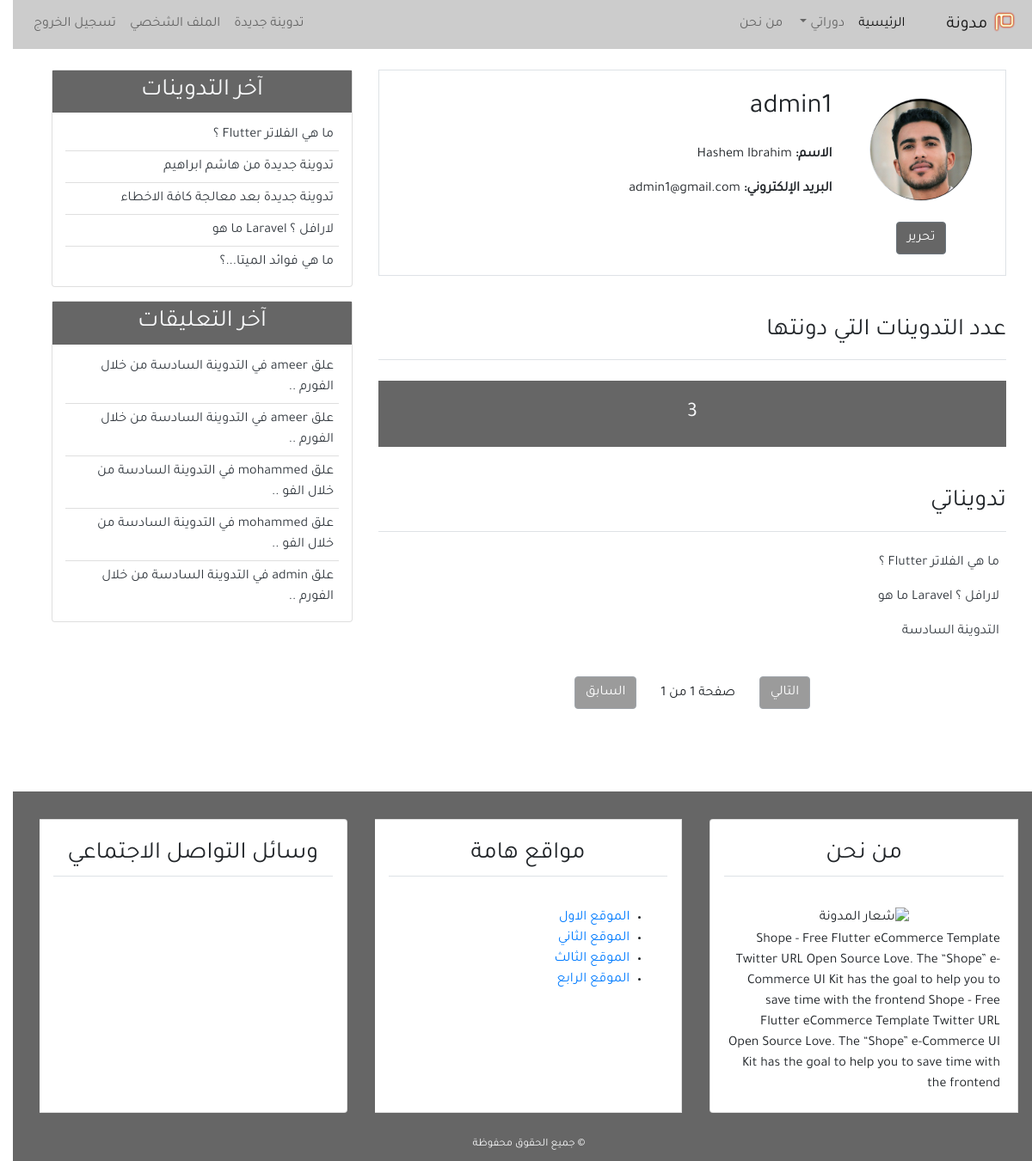
Page /profile/ (signed in) on the committed database.
### app_user/models.py (models this page shows, shortened)
class Profile(models.Model):
    image = models.ImageField(default='default.jpg', upload_to='profile_pics')
    user = models.OneToOneField(User, on_delete=models.CASCADE)

### app_blog/models.py (models this page shows, shortened)
class Post(models.Model):
    title = models.CharField(max_length=100)
    content = models.TextField()
    post_date = models.DateTimeField(default=timezone.now)
    post_update = models.DateTimeField(auto_now=True)
    author = models.ForeignKey(User, on_delete=models.CASCADE)
    class Meta:
        ordering = ('-post_date', )

class Comment(models.Model):
    name = models.CharField(max_length=50, verbose_name='الاسم')
    email = models.EmailField(verbose_name='البريد الإلكتروني')
    body = models.TextField(verbose_name='التعليق')
    comment_date = models.DateTimeField(auto_now_add=True)
    active = models.BooleanField(default=False)
    post = models.ForeignKey(
        Post, on_delete=models.CASCADE, related_name='comments')
    class Meta:
        ordering = ('-comment_date', )

### app_user/views.py (the view)
# urls.py: path('profile/', views.profile, name='profile'),
@login_required(login_url='login')
def profile(request):
    posts = Post.objects.filter(author=request.user)
    post_list = Post.objects.filter(author=request.user)
    paginator = Paginator(posts, 5)
    page = request.GET.get('post_list')
    try:
        post_list = paginator.page(page)
    except PageNotAnInteger:
        post_list = paginator.page(1)
    except EmptyPage:
        post_list = paginator.page(paginator.num_page)
    return render(request, 'app_user/profile.html', {
        'title': 'الملف الشخصي',
        'posts': posts,
        'page': page,
        'post_list': post_list,
    })

### app_blog/templatetags/post_tag.py (called while the page is built)
@register.inclusion_tag('app_blog/latest_posts.html')
def latest_posts():
    context = {
        'l_posts': Post.objects.all()[0:5],
    }
    return context

@register.inclusion_tag('app_blog/latest_comments.html')
def latest_comments():
    context = {
        'l_comments': Comment.objects.filter(active=True)[:5],
    }
    return context

### app_user/templates/app_user/profile.html (shortened to what this page needs)
{%extends 'app_blog/base.html'%} {%block content%}
<div class="border p-4 mb-5">
  <div class="row">
    <div class="col-md-3 text-center">
      <img
        class="img-fluid rounded-circle border m-2"
        style="width: 120px; height: 120px"
        src="{{user.profile.image.url}}"
        alt="{{user.username}}"
      />
      <div class="mt-3">
        <a class="btn btn-secondary bg-secondary" href="{% url 'profile_update' %}"
          > تحرير</a
        >
      </div>
    </div>
    <div class="col-md-9">
      <h2 class="mb-4">{{user.username}}</h2>
      <p class="font-weight-bold">
        الاسم:
        <span class="font-weight-normal"
          >{{user.first_name}} {{user.last_name}}</span
        >
      </p>
      <p class="font-weight-bold">
        البريد الإلكتروني:
        <span class="font-weight-normal">{{user.email}}</span>
      </p>
    </div>
  </div>
</div>
<div class="row mb-5">
  <div class="col-md">
    <h3 class="border-bottom pb-3 mb-4">عدد التدوينات التي دونتها</h3>
    <h4 class="bg-secondary text-center p-4 text-light">{{posts.count}}</h4>
    <h3 class="border-bottom mb-4 pb-3 mt-5">تدويناتي</h3>
    {% for post in post_list %}
    <ul class="pr-2">
      <a class="text-dark" href="{% url 'detail' post.id %}">{{post.title}}</a>
    </ul>
    {% empty %}
    <h4 class="text-center mb-5">لا يوجد تدوينات</h4>
    {% endfor %} {% include 'app_blog/pagination.html' with page=post_list %}
  </div>
</div>
{% endblock content %}

### app_blog/templates/app_blog/base.html (shortened to what this page needs)
{% load static %}
{% load post_tag %}
<!DOCTYPE html>
<html lang="ar">
  <head>
    <link rel="stylesheet" href="{% static 'app_blog/css/main.css' %}" />
    <link
      rel="stylesheet"
      href="{% static 'app_blog/css/bootstrap.min.css' %}"
    />
    <link rel="stylesheet" href=" {% static 'app_blog/css/main.css' %}" />
  </head>
  <body>
    <header>
      <nav class="navbar navbar-expand-lg navbar-light bg-light">
        <a class="navbar-brand" href="#">
          <img
            src="{% static 'app_blog/image/mim-logo.png' %}"
            alt="شعار المدونة"
            width="30"
          />
          مدونة</a
        >
        <div class="collapse navbar-collapse" id="navbarSupportedContent">
          <ul class="navbar-nav">
            <li class="nav-item active">
              <a class="nav-link" href="{% url 'home' %}"
                >الرئيسية<span class="sr-only">(current)</span></a
              >
            </li>
            <li class="nav-item dropdown">
              <a
                class="nav-link dropdown-toggle"
                href="#"
                id="navbarDropdown"
                role="button"
                data-toggle="dropdown"
                aria-haspopup="true"
                aria-expanded="false"
              >
                دوراتي
              </a>
            </li>
            <li class="nav-item">
              <a class="nav-link" href="{% url 'about' %}">من نحن</a>
            </li>
          </ul>
          {% if user.is_authenticated %}
          <ul class="navbar-nav mr-auto">
            <li class="nav-item"><a class="nav-link" href="{% url 'new_post' %}"> تدوينة جديدة </a></li>
            <li class="nav-item"><a class="nav-link" href="{% url 'profile' %}"> الملف الشخصي </a></li>
            <li class="nav-item"><a class="nav-link" href="{% url 'logout' %}">تسجيل الخروج </a></li>
          </ul>
          {% endif %}
        </div>
      </nav>
    </header>
    <section>
      <div class="container">
        <div class="row mt-4">
          <div class="col-md-8">
              {% block content %}
              {% endblock content %}
          </div>
          <div class="col-md-4">
            <div class="card mb-3">
              <h3 class="text-center bg-secondary text-light p-2">
                آخر التدوينات
              </h3>
              {%latest_posts%}
            </div>
            <div class="card mb-3">
              <h3 class="text-center bg-secondary text-light p-2">
                آخر التعليقات
              </h3>
              {%latest_comments%}
            </div>
          </div>
        </div>
      </div>
    </section>
    <footer class="bg-secondary">
      <div class="container-fluid">
        <div class="row">
          <div class="col-md">
            <div class="card-group mt-3">
              <div class="card m-3">
                <h3 class="card-title text-center border-bottom p-2 m-3">
                  من نحن
                </h3>
                <div class="card-body">
                  <div class="text-center">
                    <img
                      src="{% static 'app_blog/image/mim-logo.png ' %}"
                      alt="شعار المدونة"
                      width="100px"
                    />
                  </div>
                  Shope - Free Flutter eCommerce Template Twitter URL Open
                  Source Love. The “Shope” e-Commerce UI Kit has the goal to
                  help you to save time with the frontend Shope - Free Flutter
                  eCommerce Template Twitter URL Open Source Love. The “Shope”
                  e-Commerce UI Kit has the goal to help you to save time with
                  the frontend
                </div>
              </div>
              <div class="card m-3">
                <h3 class="card-title text-center border-bottom p-2 m-3">
                  مواقع هامة
                </h3>
                <div class="card-body">
                  <ul>
                    <li><a href="#">الموقع الاول </a></li>
                    <li><a href="#">الموقع الثاني </a></li>
                    <li><a href="#">الموقع الثالث </a></li>
                    <li><a href="#">الموقع الرابع </a></li>
                  </ul>
                </div>
              </div>
              <div class="card m-3">
                <h3 class="card-title text-center border-bottom p-2 m-3">
                  وسائل التواصل الاجتماعي
                </h3>
                <h4 class="card-body text-center">
                </h4>
              </div>
            </div>
            </div>
          </div>
        </div>
        <div class="row p-2">
          <div class="col-md text-center">
            <small class="text-light">&copy; جميع الحقوق محفوظة</small>
          </div>
        </div>
    </footer>
  </body>
</html>

### app_blog/templates/app_blog/pagination.html (shortened to what this page needs)
<div class="pt-3 mt-4 mb-5 text-center">
    {% if page.has_next %}
    <a class="btn btn-secondary bg-secondary" href="?page={{page.next_page_number}}">التالي</a>
    {% else %}
    <a class="btn btn-secondary bg-secondary disabled" href="#">التالي</a>
    {% endif %}
    <span class="pr-4 pl-4">صفحة {{page.number}} من {{page.paginator.num_pages}}</span>
    {% if page.has_previous %}
    <a class="btn btn-secondary bg-secondary" href="?page={{page.previous_page_number}}">السابق</a>
    {% else %}
    <a class="btn btn-secondary bg-secondary disabled" href="#">السابق</a>
    {% endif %}
</div>

### app_blog/templates/app_blog/latest_posts.html
<ul class="list-group-flush latest-post">
  {% for post in l_posts %}
  <li class="list-group-item latest-post-item">
    <a class="text-dark" href="{% url 'detail' post.id %}">{{post.title}}</a>
  </li>
  {% endfor %}
</ul>

### app_blog/templates/app_blog/latest_comments.html
<ul class="list-group-flush latest-comment">
  {% for comment in l_comments %}
  <li class="list-group-item latest-comment-item">
    <a class="text-dark" href="{% url 'detail' comment.post.id %}">
      {% if comment.body|length > 40 %} {{comment.body|slice:'45'}} ..
      {% else %}
      {{comment.body}} {% endif %}
    </a>
  </li>
  {% empty %}
  <li class="list-group-item latest-comment-item">لا يوجد تعليقات</li>
  {% endfor %}
</ul>

### app_blog/static/app_blog/css/main.css (style rules this page uses)
html, body { direction: rtl; text-align: right; }
body { font-family: "Tajawal", sans-serif; }
.bg-secondary { background-color: #666 !important; }
.bg-light { background-color: #ccc !important; }
.latest-post, .latest-comment { padding: 0 15px; }
.latest-post .latest-post-item, .latest-comment .latest-comment-item { padding: 6px; }
.latest-post li:first-child, .latest-comment li:first-child { border-top: 0; }
.latest-post li:last-child, .latest-comment li:last-child { border-bottom: 0; padding-bottom: 0; }

### rows in the picture
Post: title "لارافل ؟ Laravel ما هو"
Post: title "التدوينة السادسة"
Post: title "تدوينة جديدة من هاشم ابراهيم"
Post: title "تدوينة جديدة بعد معالجة كافة الاخطاء"
Post: title "ما هي فوائد الميتا...؟"
Comment: body "علق ameer في التدوينة السادسة من خلال الفورم"
Comment: body "علق ameer في التدوينة السادسة من خلال الفورم"
Comment: body "علق mohammed في التدوينة السادسة من خلال الفو"
Comment: body "علق mohammed في التدوينة السادسة من خلال الفو"
Comment: body "علق admin في التدوينة السادسة من خلال الفورم"

### other values in the picture
{{ user.username }} "admin1"
{{ user.first_name }} "Hashem"
{{ user.last_name }} "Ibrahim"
{{ user.email }} "admin1@gmail.com"
{{ page.number }} "1"
